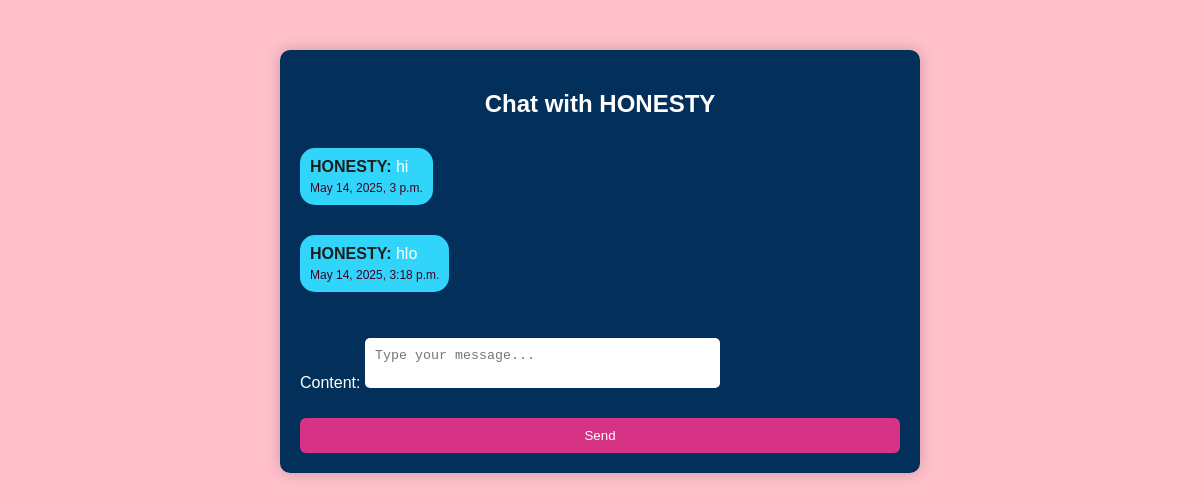
The app's page /chat/HONESTY/ (signed in), older data.
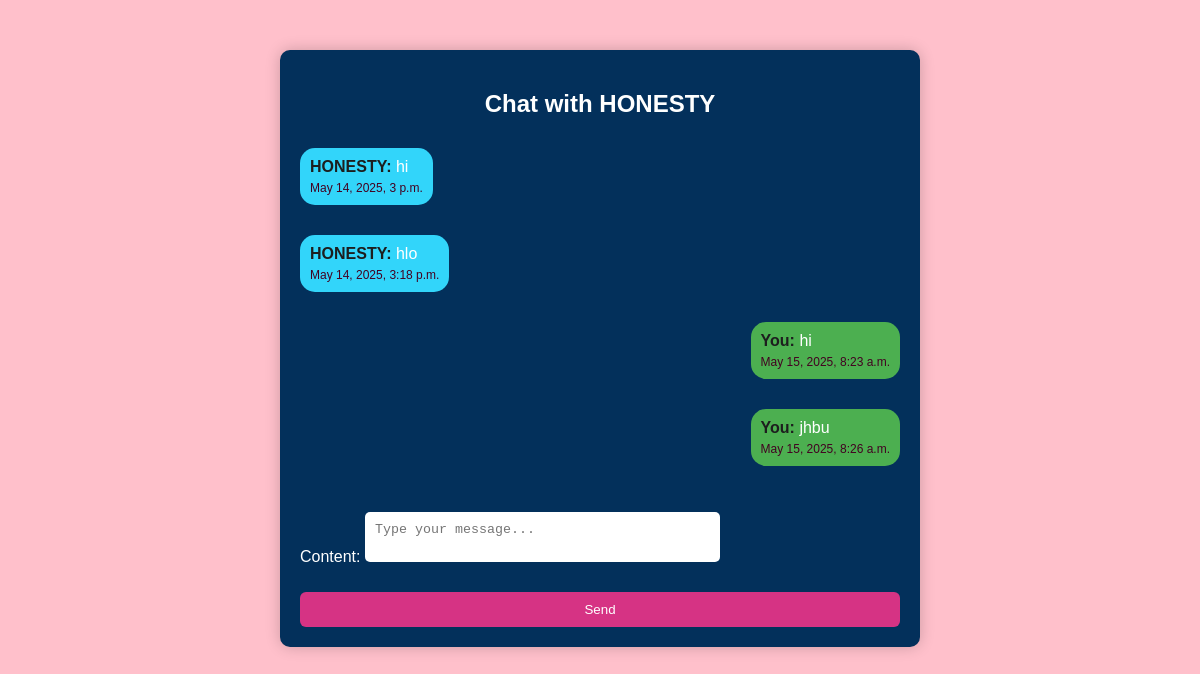
The same page, newer data.
### match/models.py (models this page shows, shortened)
class Message(models.Model):
    sender = models.ForeignKey(
        settings.AUTH_USER_MODEL,
        on_delete=models.CASCADE,
        related_name='sent_messages'
    )
    receiver = models.ForeignKey(
        settings.AUTH_USER_MODEL,
        on_delete=models.CASCADE,
        related_name='received_messages'
    )
    content = models.TextField()
    timestamp = models.DateTimeField(auto_now_add=True)
    is_read = models.BooleanField(default=False)

class CustomUser(AbstractUser):
    COLLEGE_CHOICES = [
        ('COCIS', 'COCIS'),
        ('CEDAT', 'CEDAT'),
        ('CHUSS', 'CHUSS'),
    ]
    INTEREST_CHOICES = [
        ('Music', 'Music'),
        ('Sports', 'Sports'),
        ('Gaming', 'Gaming'),
        ('Movies', 'Movies'),
        ('Tech', 'Tech'),
    ]
    bio = models.TextField(blank=True)
    profile_pic = models.ImageField(upload_to='profile_pics/', null=True, blank=True)
    interests = models.TextField()  # Comma-separated list of interests
    age = models.PositiveIntegerField(null=True)
    location = models.CharField(max_length=255)
    college = models.CharField(max_length=10, choices=COLLEGE_CHOICES, null=True, blank=True)
    interests = models.ManyToManyField(Interest, blank=True)
    email_verified = models.BooleanField(default=False)
    verification_code = models.CharField(max_length=6, blank=True, null=True)

### match/views.py (the view)
# urls.py: path('chat/<str:username>/', views.chat, name='chat'),
@login_required
def chat(request, username):
    other_user = CustomUser.objects.get(username=username)
    messages = Message.objects.filter(
        Q(sender=request.user, receiver=other_user) |
        Q(sender=other_user, receiver=request.user)
    ).order_by('timestamp')
    if request.method == 'POST':
        form = MessageForm(request.POST)
        if form.is_valid():
            new_message = form.save(commit=False)
            new_message.sender = request.user
            new_message.receiver = other_user
            new_message.save()
            return redirect('chat', username=other_user.username)
    else:
        form = MessageForm()
    return render(request, 'chat.html', {
        'messages': messages,
        'form': form,
        'other_user': other_user
    })

### match/forms.py
class MessageForm(forms.ModelForm):
    class Meta:
        model = Message
        fields = ['content']
        widgets = {
            'content': forms.Textarea(attrs={'rows': 2, 'placeholder': 'Type your message...'}),
        }

### match/templates/chat.html (shortened to what this page needs)
<!DOCTYPE html>
<html lang="en">
<head>
</head>
<body>
<div class="chat-container">
    <h2>Chat with {{ other_user.username }}</h2>
    <div class="messages">
        {% for msg in messages %}
            <div class="message {% if msg.sender == request.user %}you{% else %}other{% endif %}">
                <span class="sender-label">
                    {% if msg.sender == request.user %}You{% else %}{{ msg.sender.username }}{% endif %}:
                </span>
                {{ msg.content }}
                <span class="timestamp">{{ msg.timestamp }}</span>
            </div>
        {% endfor %}
    </div>
    <form method="post">
        {{ form.as_p }}
        <button type="submit">Send</button>
    </form>
</div>
</body>
</html>

Row changes from the older to the newer data that the page shows:
added Message: shows "You", content "hi", timestamp "May 15, 2025, 8:23 a.m."
added Message: shows "You", content "jhbu", timestamp "May 15, 2025, 8:26 a.m."
